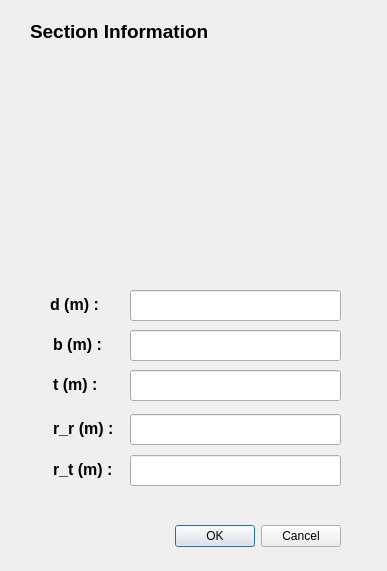
<?xml version="1.0" encoding="UTF-8"?>
<ui version="4.0">
 <class>I_section_Dialog</class>
 <widget class="QDialog" name="I_section_Dialog">
  <property name="geometry">
   <rect>
    <x>0</x>
    <y>0</y>
    <width>387</width>
    <height>571</height>
   </rect>
  </property>
  <property name="windowTitle">
   <string>Dialog</string>
  </property>
  <widget class="QDialogButtonBox" name="buttonBox">
   <property name="geometry">
    <rect>
     <x>140</x>
     <y>520</y>
     <width>201</width>
     <height>32</height>
    </rect>
   </property>
   <property name="orientation">
    <enum>Qt::Horizontal</enum>
   </property>
   <property name="standardButtons">
    <set>QDialogButtonBox::Cancel|QDialogButtonBox::Ok</set>
   </property>
  </widget>
  <widget class="QLabel" name="label_2">
   <property name="geometry">
    <rect>
     <x>30</x>
     <y>20</y>
     <width>341</width>
     <height>20</height>
    </rect>
   </property>
   <property name="text">
    <string>&lt;html&gt;&lt;head/&gt;&lt;body&gt;&lt;p&gt;&lt;span style=&quot; font-size:14pt; font-weight:600;&quot;&gt;Section Information&lt;/span&gt;&lt;/p&gt;&lt;/body&gt;&lt;/html&gt;</string>
   </property>
  </widget>
  <widget class="QLabel" name="label_5">
   <property name="geometry">
    <rect>
     <x>50</x>
     <y>295</y>
     <width>91</width>
     <height>20</height>
    </rect>
   </property>
   <property name="text">
    <string>&lt;html&gt;&lt;head/&gt;&lt;body&gt;&lt;p&gt;&lt;span style=&quot; font-size:12pt; font-weight:600;&quot;&gt;d (m) : &lt;/span&gt;&lt;/p&gt;&lt;/body&gt;&lt;/html&gt;</string>
   </property>
  </widget>
  <widget class="QLineEdit" name="d_input">
   <property name="geometry">
    <rect>
     <x>130</x>
     <y>290</y>
     <width>211</width>
     <height>31</height>
    </rect>
   </property>
  </widget>
  <widget class="QLabel" name="label_7">
   <property name="geometry">
    <rect>
     <x>80</x>
     <y>40</y>
     <width>271</width>
     <height>231</height>
    </rect>
   </property>
   <property name="whatsThis">
    <string>&lt;html&gt;&lt;head/&gt;&lt;body&gt;&lt;p&gt;&lt;img src=&quot;:/I_section.JPG&quot;/&gt;&lt;/p&gt;&lt;/body&gt;&lt;/html&gt;</string>
   </property>
   <property name="text">
    <string>&lt;html&gt;&lt;head/&gt;&lt;body&gt;&lt;p&gt;&lt;img src=&quot;:/L section.JPG&quot; width=&quot;240&quot; height=&quot;200&quot;/&gt;&lt;/p&gt;&lt;/body&gt;&lt;/html&gt;</string>
   </property>
  </widget>
  <widget class="QLabel" name="label_8">
   <property name="geometry">
    <rect>
     <x>53</x>
     <y>335</y>
     <width>91</width>
     <height>20</height>
    </rect>
   </property>
   <property name="text">
    <string>&lt;html&gt;&lt;head/&gt;&lt;body&gt;&lt;p&gt;&lt;span style=&quot; font-size:12pt; font-weight:600;&quot;&gt;b (m) : &lt;/span&gt;&lt;/p&gt;&lt;/body&gt;&lt;/html&gt;</string>
   </property>
  </widget>
  <widget class="QLineEdit" name="b_input">
   <property name="geometry">
    <rect>
     <x>130</x>
     <y>330</y>
     <width>211</width>
     <height>31</height>
    </rect>
   </property>
  </widget>
  <widget class="QLineEdit" name="t_input">
   <property name="geometry">
    <rect>
     <x>130</x>
     <y>370</y>
     <width>211</width>
     <height>31</height>
    </rect>
   </property>
  </widget>
  <widget class="QLabel" name="label_9">
   <property name="geometry">
    <rect>
     <x>53</x>
     <y>375</y>
     <width>91</width>
     <height>20</height>
    </rect>
   </property>
   <property name="text">
    <string>&lt;html&gt;&lt;head/&gt;&lt;body&gt;&lt;p&gt;&lt;span style=&quot; font-size:12pt; font-weight:600;&quot;&gt;t (m) : &lt;/span&gt;&lt;/p&gt;&lt;/body&gt;&lt;/html&gt;</string>
   </property>
  </widget>
  <widget class="QLineEdit" name="r_r_input">
   <property name="geometry">
    <rect>
     <x>130</x>
     <y>414</y>
     <width>211</width>
     <height>31</height>
    </rect>
   </property>
  </widget>
  <widget class="QLabel" name="label_10">
   <property name="geometry">
    <rect>
     <x>53</x>
     <y>419</y>
     <width>91</width>
     <height>20</height>
    </rect>
   </property>
   <property name="text">
    <string>&lt;html&gt;&lt;head/&gt;&lt;body&gt;&lt;p&gt;&lt;span style=&quot; font-size:12pt; font-weight:600;&quot;&gt;r_r (m) : &lt;/span&gt;&lt;/p&gt;&lt;/body&gt;&lt;/html&gt;</string>
   </property>
  </widget>
  <widget class="QLineEdit" name="r_t_input">
   <property name="geometry">
    <rect>
     <x>130</x>
     <y>455</y>
     <width>211</width>
     <height>31</height>
    </rect>
   </property>
  </widget>
  <widget class="QLabel" name="label_11">
   <property name="geometry">
    <rect>
     <x>53</x>
     <y>460</y>
     <width>91</width>
     <height>20</height>
    </rect>
   </property>
   <property name="text">
    <string>&lt;html&gt;&lt;head/&gt;&lt;body&gt;&lt;p&gt;&lt;span style=&quot; font-size:12pt; font-weight:600;&quot;&gt;r_t (m) : &lt;/span&gt;&lt;/p&gt;&lt;/body&gt;&lt;/html&gt;</string>
   </property>
  </widget>
 </widget>
 <resources>
  <include location="section.qrc"/>
 </resources>
 <connections>
  <connection>
   <sender>buttonBox</sender>
   <signal>accepted()</signal>
   <receiver>I_section_Dialog</receiver>
   <slot>accept()</slot>
   <hints>
    <hint type="sourcelabel">
     <x>248</x>
     <y>254</y>
    </hint>
    <hint type="destinationlabel">
     <x>157</x>
     <y>274</y>
    </hint>
   </hints>
  </connection>
  <connection>
   <sender>buttonBox</sender>
   <signal>rejected()</signal>
   <receiver>I_section_Dialog</receiver>
   <slot>reject()</slot>
   <hints>
    <hint type="sourcelabel">
     <x>316</x>
     <y>260</y>
    </hint>
    <hint type="destinationlabel">
     <x>286</x>
     <y>274</y>
    </hint>
   </hints>
  </connection>
 </connections>
</ui>
